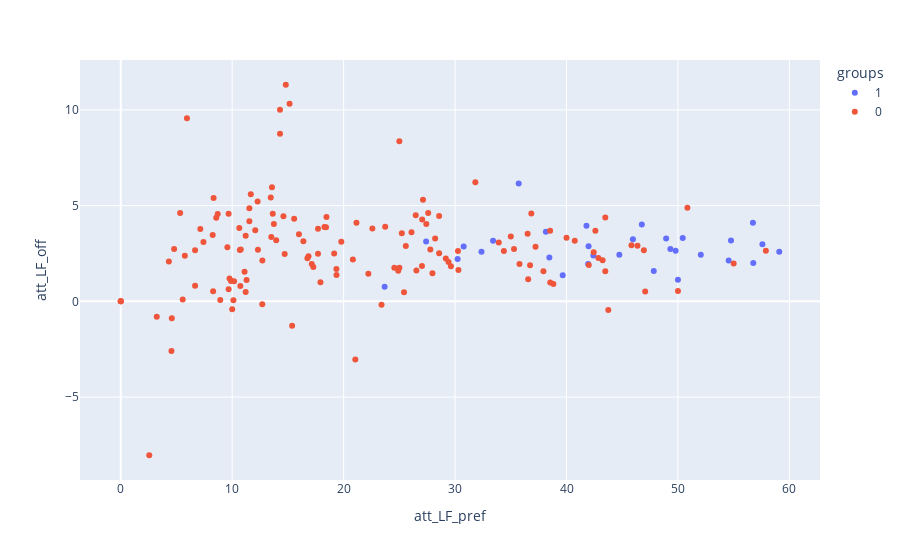

Notebook code cell kept with this figure:
### Code cell
plot_groups(cb_data_grp_copy,'LF')

### Figure 1 — Plotly figure (JSON) as saved in the notebook; plotly's stock layout.template omitted (floating-point values rounded to 4 significant figures; data arrays with more than 128 entries replaced by an {"elided": "..."} marker saying what was removed)
{"data": [{"customdata": [["AaronCresswell", "West Ham", "LCB", "left"], ["AngeloOgbonna", "West Ham", "CB", "left"], ["AngeloOgbonna", "West Ham", "LCB", "left"], ["AymericLaporte", "Man City", "L_CB", "left"], ["BenMee", "Burnley", "L_CB", "left"], ["BrunoMartinsIndi", "Stoke", "LCB", "left"], ["CiaranClark", "Newcastle", "LCB", "left"], ["CiaranClark", "Newcastle", "L_CB", "left"], ["EliaquimMangala", "Man City", "L_CB", "left"], ["ErikPieters", "Stoke", "LCB", "left"], ["JanVertonghen", "Spurs", "LCB", "left"], ["JanVertonghen", "Spurs", "L_CB", "left"], ["JoseHolebas", "Watford", "LCB", "left"], ["KevinWimmer", "Stoke", "LCB", "left"], ["KevinWimmer", "Stoke", "L_CB", "left"], ["MamadouSakho", "Crystal Palace", "L_CB", "left"], ["MarcosRojo", "Man Utd", "L_CB", "left"], ["MiguelBritos", "Watford", "LCB", "left"], ["MiguelBritos", "Watford", "L_CB", "left"], ["NachoMonreal", "Arsenal", "CB", "left"], ["NachoMonreal", "Arsenal", "LCB", "left"], ["NachoMonreal", "Arsenal", "L_CB", "left"], ["NathanAke", "Bournemouth", "LCB", "left"], ["NathanAke", "Bournemouth", "L_CB", "left"], ["PaulDummett", "Newcastle", "LCB", "left"], ["RagnarKlavan", "Liverpool", "L_CB", "left"], ["SeadKolasinac", "Arsenal", "LCB", "left"], ["TyroneMings", "Bournemouth", "LCB", "left"], ["WesleyHoedt", "Southampton", "LCB", "left"], ["WesleyHoedt", "Southampton", "L_CB", "left"]], "hovertemplate": "groups=1<br>att_LF_pref=%{x}<br>att_LF_off=%{y}<br>player_name=%{customdata[0]}<br>team=%{customdata[1]}<br>position=%{customdata[2]}<br>footedness=%{customdata[3]}<extra></extra>", "legendgroup": "1", "marker": {"color": "#636efa", "symbol": "circle"}, "mode": "markers", "name": "1", "orientation": "v", "showlegend": true, "type": "scatter", "x": [56.73, 32.37, 56.76, 52.05, 38.46, 41.94, 59.09, 38.15, 48.94, 47.83, 49.79, 33.41, 35.71, 41.98, 23.68, 39.66, 27.4, 54.55, 41.79, 30.23, 57.58, 44.74, 49.32, 45.96, 50, 42.41, 54.76, 30.77, 50.43, 46.76], "xaxis": "x", "y": [4.099, 2.594, 1.999, 2.434, 2.295, 1.957, 2.59, 3.641, 3.279, 1.585, 2.64, 3.164, 6.153, 2.875, 0.764, 1.368, 3.12, 2.138, 3.944, 2.213, 2.977, 2.429, 2.737, 3.243, 1.129, 2.394, 3.182, 2.859, 3.302, 4.009], "yaxis": "y"}, {"customdata": {"elided": "142x4 str values"}, "hovertemplate": "groups=0<br>att_LF_pref=%{x}<br>att_LF_off=%{y}<br>player_name=%{customdata[0]}<br>team=%{customdata[1]}<br>position=%{customdata[2]}<br>footedness=%{customdata[3]}<extra></extra>", "legendgroup": "0", "marker": {"color": "#EF553B", "symbol": "circle"}, "mode": "markers", "name": "0", "orientation": "v", "showlegend": true, "type": "scatter", "x": {"elided": "142 float values"}, "xaxis": "x", "y": {"elided": "142 float values"}, "yaxis": "y"}], "layout": {"autosize": true, "legend": {"title": {"text": "groups"}, "tracegroupgap": 0}, "margin": {"t": 60}, "xaxis": {"anchor": "y", "autorange": true, "domain": [0, 1], "range": [-3.624, 62.71], "title": {"text": "att_LF_pref"}, "type": "linear"}, "yaxis": {"anchor": "x", "autorange": true, "domain": [0, 1], "range": [-9.407, 12.68], "title": {"text": "att_LF_off"}, "type": "linear"}}}
